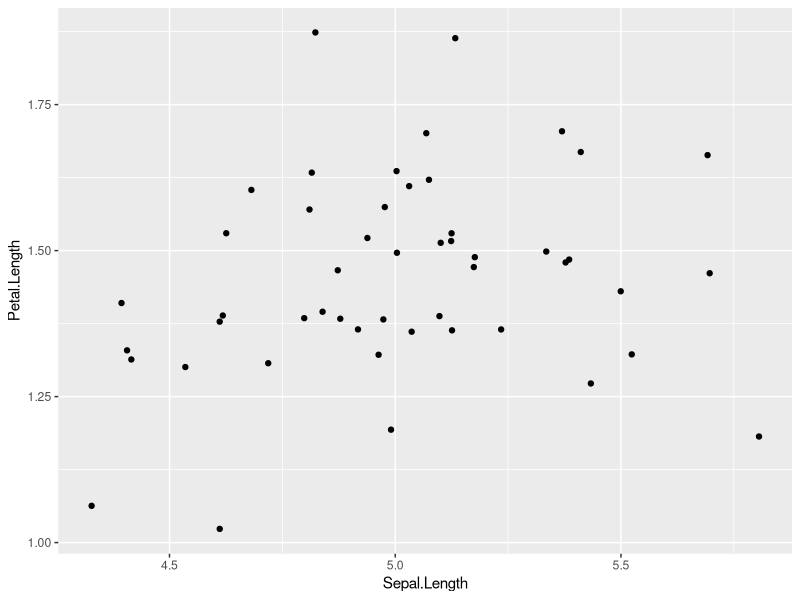

Here is the R script that generated this plot: (Note: this script raises an error after producing the figure.)
## ---- chunk 1
library(dplyr)
library(ggplot2)

## ---- chunk 2

head(iris)


## ---- chunk 3
str(iris)
## ---- chunk 4

data_temp <- iris[iris$Species == "setosa",]

str(data_temp)

## ---- chunk 5
library(dplyr)

data_temp <- filter(iris, Species == "setosa")

str(data_temp)

## ---- chunk 6
library(ggplot2)
iris%>%
  filter(Species == "setosa")%>%
  filter(Sepal.Length > 0.02)%>%
  select(Sepal.Length, Petal.Length)%>%
  ggplot(aes(x = Sepal.Length, y = Petal.Length))+
    geom_jitter()

## ---- chunk 7
#filter(data, argument1 &| argument2 &| ... )

filter(iris, Species == "setosa" & Sepal.Length > 0.3)

## ---- chunk 8
#select(data, colonne1, colonne2,...)

select(iris, Sepal.Width, Sepal.Length)

## ---- chunk 9
# ex. summarise(data, moyenne = mean(variable), mediane = median(variable)
#, N = n())

summarise(iris, 
          moyenne = mean(Sepal.Width), 
          mediane = median(Sepal.Width), 
          N = n())

## ---- chunk 10
data_temp <- group_by(iris, Species)
summarise(data_temp,
          moyenne = mean(Sepal.Width), 
          mediane = median(Sepal.Width), 
          N = n())

## ---- chunk 11
data_temp <- select(iris, Sepal.Width)
# mutate(data, new_variable_name/variable_name = transformation)
mutate(data_temp, 
       Sepal.Width_2 = Sepal.Width + 3.14)

## ---- chunk 12
data_temp <- select(iris, Sepal.Width, Species)
# mutate(data, new_variable_name/variable_name = if_else(test, alors, sinon))
mutate(data_temp, 
       Sepal.Width_2 = if_else(Species == "setosa", 
                               Sepal.Width + 3.14, 
                               Sepal.Width))
## ---- chunk 13
data_temp <- select(iris, Sepal.Width, Species)
# mutate(data, nouveau_nom = ancien_nom)
rename(data_temp, Width = Sepal.Width)

## ---- chunk 14
data_temp <- select(iris, Sepal.Width, Species)
# arrange(data, variable_to_order, desc(variable_to_order_in_desc._order))
arrange(data_temp, desc(Sepal.Width))

## ---- chunk 15
iris%>%
  filter(Species == "setosa")%>%
  select(Sepal.Length)%>%
  summarise(somme = sum(Sepal.Length))
## ---- chunk 16
library(tidyr)

# gather(key = "nom_de_la_colonne_condition", 
#         value = "nom_de_la_colonne_valeur", 
#         -nom_des_colonnes_a_ignorer)

iris%>%
  gather(key = "part", value = "size", -Species)


## ---- chunk 17
iris%>%
  gather(key = "part", value = "size", -Species)
## ---- chunk 18
library(tibble) # nécessaire pour utiliser la fonction rowid_to_column()
temp <- iris%>%
  rowid_to_column(var = "ID")%>% # Il est nécessaire 
  #d'ajouter une colonne ID pour que spread()  puisse fonctionner
  gather(key = "part", value = "size", -Species, -ID)

temp%>%
  spread(part, size)
## ---- chunk 19
knitr::include_graphics("pyramid_ggplot.JPG")
## ---- chunk 20
ggplot(iris, aes(x = Sepal.Length, y = Petal.Width, color = Species))
## ---- chunk 21
ggplot(iris, aes(x = Sepal.Length, y = Petal.Width, color = Species)) + 
  geom_point()

## ---- chunk 22
ggplot(iris, aes(x = Sepal.Length, y = Petal.Width, color = Species)) + 
  geom_boxplot()
## ---- chunk 23
ggplot(iris, aes(x = Sepal.Length, y = Petal.Width, fill = Species)) + 
  geom_boxplot()
## ---- chunk 24
knitr::include_graphics("cheat_sheet_ggplot.JPG")
## ---- chunk 25

ggplot(iris, aes(x = Petal.Width, y = Sepal.Width)) + geom_point()

## ---- chunk 26

ggplot(iris, aes(x = Petal.Width, y = Sepal.Width, color = Petal.Length)) + 
  geom_point()

## ---- chunk 27

ggplot(iris, aes(x = Species, y = Sepal.Width)) + geom_boxplot()

## ---- chunk 28
ggplot(iris, aes(x = Sepal.Width)) + geom_histogram()

## ---- chunk 29
iris%>%
  gather(key = "part", value = "size", -Species)%>%
ggplot(aes(x = size, fill = part)) + geom_density()

## ---- chunk 30
iris%>%
  gather(key = "part", value = "size", -Species)%>%
  ggplot(aes(x = part, y = size)) + geom_bar(stat = "identity")
## ---- chunk 31
iris%>%
  group_by(Species)%>%
  summarise(moyenne.sepal.width = mean(Sepal.Width, na.rm = TRUE),
            sd.sepal.width = sd(Sepal.Width, na.rm = TRUE))
## ---- chunk 32
iris%>%
  group_by(Species)%>%
  summarise(moyenne.sepal.width = mean(Sepal.Width, na.rm = TRUE),
            sd.sepal.width = sd(Sepal.Width, na.rm = TRUE))%>%
  ggplot(aes(x = Species, y = moyenne.sepal.width)) + 
    geom_bar(stat = "identity")+
    geom_errorbar(aes(ymin = moyenne.sepal.width - sd.sepal.width, 
                      ymax = moyenne.sepal.width + sd.sepal.width))
## ---- chunk 33
ggplot(iris, aes(x = Sepal.Width)) + 
  geom_histogram(color = "red")

## ---- chunk 34
ggplot(iris, aes(x = Sepal.Width)) + 
  geom_histogram(color = "red", fill ="black")

## ---- chunk 35
iris%>%
  gather(key = "part", value = "size", -Species)%>%
ggplot(aes(x = size, fill = part)) + geom_density()

## ---- chunk 36
iris%>%
  gather(key = "part", value = "size", -Species)%>%
ggplot(aes(x = size, fill = part)) + geom_density(alpha = 0.5)

## ---- chunk 37
ggplot(iris, aes(x = Species, y = Sepal.Width)) + geom_boxplot(width = 0.5)

## ---- chunk 38

ggplot(iris, aes(x = Species, y = Sepal.Width)) + geom_boxplot(width = 0.5)+
  labs(x = "Espèces", y = "largeur pétales", title = "Mon joli boxplot")

## ---- chunk 39

ggplot(iris, aes(x = Species, y = Sepal.Width)) + geom_boxplot(width = 0.5)+
  labs(x = "Espèces", y = "largeur pétales", title = "Mon joli boxplot")+
  theme_minimal()

## ---- chunk 40
knitr::include_graphics("version_control_github.JPG")
## ---- chunk 41
knitr::include_graphics("version_control_proj.JPG")
## ---- chunk 42
knitr::include_graphics("version_control_repo.JPG")
## ---- chunk 43
knitr::include_graphics("version_control_git_onglet.JPG")
